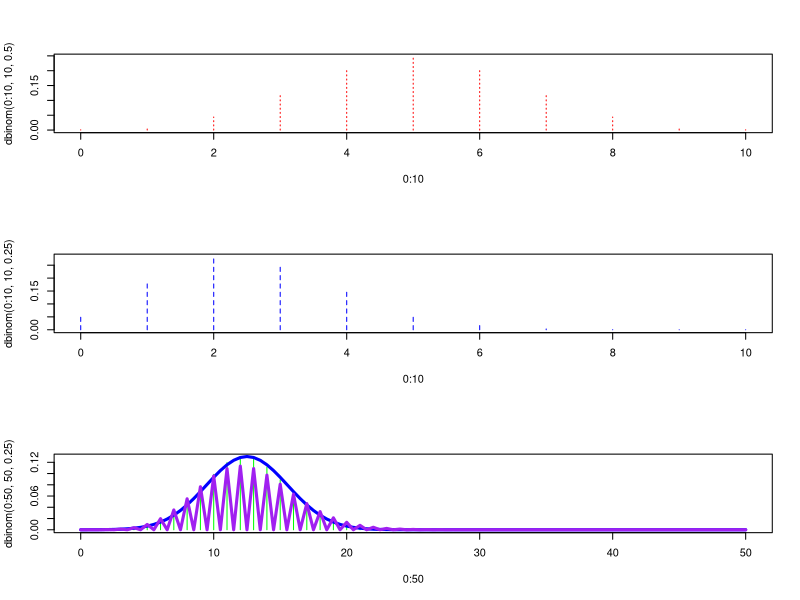

Recreate this plot in R.
rm(list = ls())

par(mfrow=c(3,1))
plot(0:10, dbinom(0:10, 10, 0.5), col="red", pch=19, type="h", lty=3)
plot(0:10, dbinom(0:10, 10, 0.25), col="blue", pch=19, type="h", lty=2)
plot(0:50, dbinom(0:50, 50, 0.25), col="green", pch=19, type="h", lty=1)
curve(dnorm(x, mean=50*0.25, sd=sqrt(50*0.25*(1-0.25))), add=T, col="blue", lw=3)
curve(dpois(x, lambda=50*0.25), add=T, col="purple", lw=3)
(50*0.25*(1-0.25))

# np(1-p) >=9 -> przyblizamy normalnym
# inaczej pois